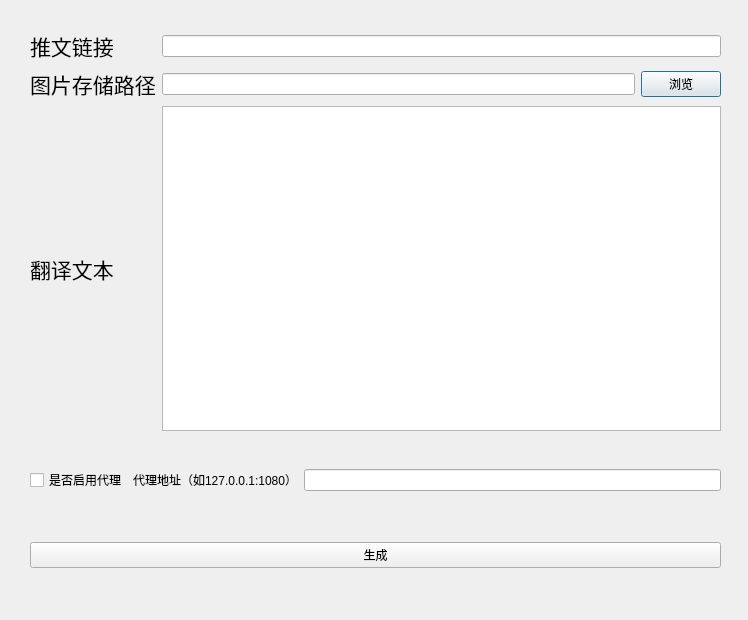
<?xml version="1.0" encoding="UTF-8"?>
<ui version="4.0">
 <class>Dialog</class>
 <widget class="QDialog" name="Dialog">
  <property name="geometry">
   <rect>
    <x>0</x>
    <y>0</y>
    <width>748</width>
    <height>620</height>
   </rect>
  </property>
  <property name="focusPolicy">
   <enum>Qt::NoFocus</enum>
  </property>
  <property name="windowTitle">
   <string>Matsuri_Translation</string>
  </property>
  <property name="toolTip">
   <string/>
  </property>
  <widget class="QWidget" name="formLayoutWidget">
   <property name="geometry">
    <rect>
     <x>30</x>
     <y>30</y>
     <width>691</width>
     <height>401</height>
    </rect>
   </property>
   <layout class="QGridLayout" name="gridLayout">
    <item row="1" column="0">
     <widget class="QLabel" name="label_3">
      <property name="font">
       <font>
        <family>微软雅黑</family>
        <pointsize>16</pointsize>
       </font>
      </property>
      <property name="text">
       <string>图片存储路径</string>
      </property>
     </widget>
    </item>
    <item row="2" column="0">
     <widget class="QLabel" name="label_2">
      <property name="font">
       <font>
        <family>微软雅黑</family>
        <pointsize>16</pointsize>
       </font>
      </property>
      <property name="text">
       <string>翻译文本</string>
      </property>
     </widget>
    </item>
    <item row="0" column="0">
     <widget class="QLabel" name="label">
      <property name="font">
       <font>
        <family>微软雅黑</family>
        <pointsize>16</pointsize>
       </font>
      </property>
      <property name="text">
       <string>推文链接</string>
      </property>
     </widget>
    </item>
    <item row="1" column="1">
     <widget class="QLineEdit" name="lineEdit_2">
      <property name="text">
       <string/>
      </property>
     </widget>
    </item>
    <item row="0" column="1" colspan="2">
     <widget class="QLineEdit" name="lineEdit">
      <property name="text">
       <string/>
      </property>
     </widget>
    </item>
    <item row="2" column="1" colspan="2">
     <widget class="QTextEdit" name="textEdit"/>
    </item>
    <item row="1" column="2">
     <widget class="QPushButton" name="pushButton">
      <property name="text">
       <string>浏览</string>
      </property>
     </widget>
    </item>
   </layout>
  </widget>
  <widget class="QWidget" name="gridLayoutWidget">
   <property name="geometry">
    <rect>
     <x>30</x>
     <y>430</y>
     <width>691</width>
     <height>101</height>
    </rect>
   </property>
   <layout class="QGridLayout" name="gridLayout_2">
    <item row="0" column="1">
     <widget class="QLabel" name="label_4">
      <property name="text">
       <string>代理地址（如127.0.0.1:1080）</string>
      </property>
     </widget>
    </item>
    <item row="0" column="0">
     <widget class="QCheckBox" name="checkBox">
      <property name="text">
       <string>是否启用代理</string>
      </property>
     </widget>
    </item>
    <item row="0" column="2">
     <widget class="QLineEdit" name="lineEdit_3"/>
    </item>
   </layout>
  </widget>
  <widget class="QWidget" name="gridLayoutWidget_2">
   <property name="geometry">
    <rect>
     <x>30</x>
     <y>530</y>
     <width>691</width>
     <height>51</height>
    </rect>
   </property>
   <layout class="QGridLayout" name="gridLayout_3">
    <item row="0" column="0">
     <widget class="QPushButton" name="pushButton_2">
      <property name="text">
       <string>生成</string>
      </property>
     </widget>
    </item>
   </layout>
  </widget>
 </widget>
 <resources/>
 <connections/>
</ui>
